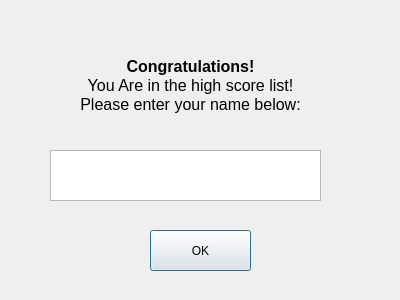
<?xml version="1.0" encoding="UTF-8"?>
<ui version="4.0">
 <class>inputhi</class>
 <widget class="QDialog" name="inputhi">
  <property name="geometry">
   <rect>
    <x>0</x>
    <y>0</y>
    <width>400</width>
    <height>300</height>
   </rect>
  </property>
  <property name="windowTitle">
   <string>Dialog</string>
  </property>
  <widget class="QPlainTextEdit" name="PlayerName">
   <property name="geometry">
    <rect>
     <x>50</x>
     <y>150</y>
     <width>271</width>
     <height>51</height>
    </rect>
   </property>
  </widget>
  <widget class="QLabel" name="label">
   <property name="geometry">
    <rect>
     <x>70</x>
     <y>40</y>
     <width>241</width>
     <height>91</height>
    </rect>
   </property>
   <property name="text">
    <string>&lt;!DOCTYPE HTML PUBLIC &quot;-//W3C//DTD HTML 4.0//EN&quot; &quot;http://www.w3.org/TR/REC-html40/strict.dtd&quot;&gt;
&lt;html&gt;&lt;head&gt;&lt;meta name=&quot;qrichtext&quot; content=&quot;1&quot; /&gt;&lt;style type=&quot;text/css&quot;&gt;
p, li { white-space: pre-wrap; }
&lt;/style&gt;&lt;/head&gt;&lt;body style=&quot; font-family:'MS Shell Dlg 2'; font-size:8.25pt; font-weight:400; font-style:normal;&quot;&gt;
&lt;p align=&quot;center&quot; style=&quot; margin-top:0px; margin-bottom:0px; margin-left:0px; margin-right:0px; -qt-block-indent:0; text-indent:0px;&quot;&gt;&lt;span style=&quot; font-size:12pt; font-weight:600;&quot;&gt;Congratulations!&lt;/span&gt;&lt;/p&gt;
&lt;p align=&quot;center&quot; style=&quot; margin-top:0px; margin-bottom:0px; margin-left:0px; margin-right:0px; -qt-block-indent:0; text-indent:0px;&quot;&gt;&lt;span style=&quot; font-size:12pt;&quot;&gt;You Are in the high score list!&lt;/span&gt;&lt;/p&gt;
&lt;p align=&quot;center&quot; style=&quot; margin-top:0px; margin-bottom:0px; margin-left:0px; margin-right:0px; -qt-block-indent:0; text-indent:0px;&quot;&gt;&lt;span style=&quot; font-size:12pt;&quot;&gt;Please enter your name below:&lt;/span&gt;&lt;/p&gt;&lt;/body&gt;&lt;/html&gt;</string>
   </property>
  </widget>
  <widget class="QPushButton" name="pushButton">
   <property name="geometry">
    <rect>
     <x>150</x>
     <y>230</y>
     <width>101</width>
     <height>41</height>
    </rect>
   </property>
   <property name="text">
    <string>OK</string>
   </property>
  </widget>
 </widget>
 <resources/>
 <connections>
  <connection>
   <sender>pushButton</sender>
   <signal>clicked()</signal>
   <receiver>inputhi</receiver>
   <slot>entry()</slot>
   <hints>
    <hint type="sourcelabel">
     <x>173</x>
     <y>253</y>
    </hint>
    <hint type="destinationlabel">
     <x>104</x>
     <y>279</y>
    </hint>
   </hints>
  </connection>
 </connections>
 <slots>
  <slot>ok()</slot>
  <slot>cancel()</slot>
  <slot>slot1()</slot>
  <slot>entry()</slot>
  <slot>slot3()</slot>
 </slots>
</ui>
